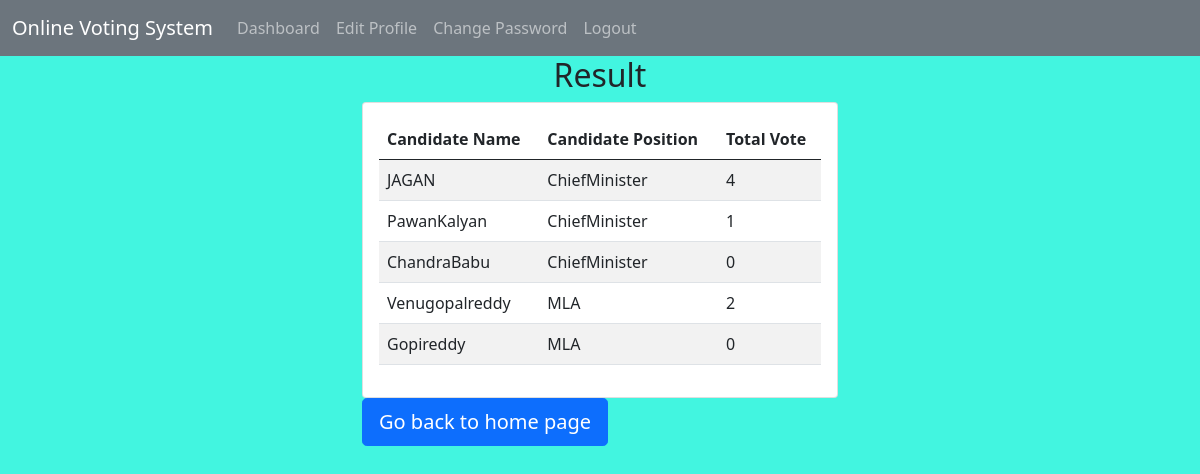
The page /result/ (signed in) on the database its author committed.
### poll/models.py (models this page shows, shortened)
class Candidate(models.Model):
    name = models.CharField(max_length=20)
    total_vote = models.IntegerField(default=0, editable=False)
    position = models.ForeignKey(Position, on_delete=models.CASCADE)
    image = models.ImageField(verbose_name="Candidate Pic", upload_to='images/')

class Position(models.Model):
    title = models.CharField(max_length=200, unique=True)
    def __str__(self):
        return self.title

### poll/views.py (the view)
# urls.py: path('result/', views.resultView, name='result'),
@login_required
def resultView(request):
    obj = Candidate.objects.all().order_by('position','-total_vote')
    return render(request, "poll/result.html", {'obj':obj})

### poll/templates/poll/result.html (shortened to what this page needs)
{% extends "poll/base.html" %}
{%block content %}
<h2 class="text-center">Result</h2>
<div class="container-fluid as-full">
  <div class="row as-full d-flex justify-content-center">
    <div class="col-5 align-self-center">
      <div class="card">
        <div class="card-body">
          <table class="table table-striped table-hover">
            <thead>
              <tr>
                <th scope="col">Candidate Name</th>
                <th scope="col">Candidate Position</th>
                <th scope="col">Total Vote</th>
              </tr>
            </thead>
            <tbody>
              {% for i in obj %}
              <tr>
                <td>{{ i.name }}</td>
                <td>{{ i.position }}</td>
                <td>{{ i.total_vote }}</td>
              </tr>
              {% endfor %}
            </tbody>
          </table>
        </div>
      </div>
    </div>
  </div>
</div>
<div class="container-fluid as-full">
  <div class="row as-full d-flex justify-content-center">
    <div class="col-5 align-self-center">
      <a href="{% url 'home' %}" class="btn btn-primary btn-lg btn-block">Go back to home page</a>
    </div>
  </div>
</div>
{% endblock %}

### poll/templates/poll/base.html (shortened to what this page needs)
<!DOCTYPE html>
<html lang="en">
  <head>
    <link
      href="https://cdn.jsdelivr.net/npm/bootstrap@5.0.2/dist/css/bootstrap.min.css"
      rel="stylesheet"
    />
  </head>
  <body>
    <nav class="navbar navbar-expand-lg navbar-dark bg-secondary">
      <div class="container-fluid">
        <a class="navbar-brand" href="{% url 'home' %}">Online Voting System</a>
        <div class="collapse navbar-collapse" id="navbarNavAltMarkup">
          <div class="navbar-nav">
            {% if request.user.is_authenticated %}
            <a class="nav-link" href="{% url 'dashboard' %}">Dashboard</a>
            <a class="nav-link" href="{% url 'editprofile' %}">Edit Profile</a>
            <a class="nav-link" href="{% url 'changepass' %}"
              >Change Password</a
            >
            <a class="nav-link" href="{% url 'logout' %}">Logout</a>
            {% else %}
            <a class="nav-link" href="{% url 'login' %}">Login</a>
            <a class="nav-link" href="{% url 'registration' %}">Register</a>
            {% endif %}
          </div>
        </div>
      </div>
    </nav>
    <div class>{% block content %} {% endblock %}</div>
  </body>
</html>

### poll/templates/poll/result.html (style rules this page uses)
body { background: #42f5e0; background-repeat: no-repeat; background-attachment: fixed; background-size: cover; }

### rows shown on the page
Candidate: name "JAGAN", position "ChiefMinister", total_vote "4"
Candidate: name "PawanKalyan", position "ChiefMinister", total_vote "1"
Candidate: name "ChandraBabu", position "ChiefMinister", total_vote "0"
Candidate: name "Venugopalreddy", position "MLA", total_vote "2"
Candidate: name "Gopireddy", position "MLA", total_vote "0"
